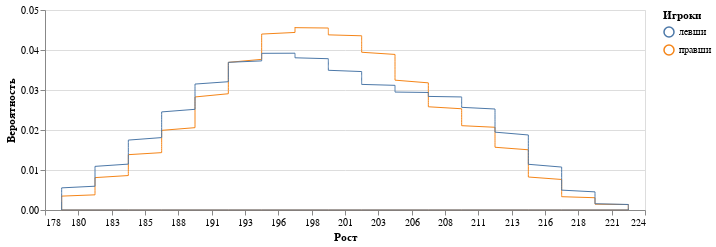

The notebook cell saved with this chart:
### Code cell
df_last_season = df.query("SEASON_ID == '2022-23'").copy()
color_labels = {'l': 'левши', 'r': 'правши'}
df_last_season['hand_text'] = df_last_season.hand.map(color_labels)
hist1 = alt.Chart(df_last_season).transform_density(
    'h',
    as_=['h', 'density'],
    groupby=['hand_text']
).mark_area(filled=False).encode(
    alt.X('h', bin=alt.Bin(step=2.54), title='Рост'),
    alt.Y('density:Q', stack=None, title='Вероятность'),
    alt.Color('hand_text', legend=alt.Legend(title='Игроки'))
).properties(
    width=600,
    height=200
)


hist1

### Figure 1 — Vega-Lite specification as saved in the notebook (floating-point values rounded to 4 significant figures; data arrays with more than 128 entries replaced by an {"elided": "..."} marker saying what was removed)
{"config": {"view": {"continuousWidth": 300, "continuousHeight": 300}}, "data": {"name": "data-b5a2c8d57b5946725acf557c895feed9"}, "mark": {"type": "area", "filled": false}, "encoding": {"color": {"field": "hand_text", "legend": {"title": "Игроки"}, "type": "nominal"}, "x": {"bin": {"step": 2.54}, "field": "h", "title": "Рост", "type": "quantitative"}, "y": {"field": "density", "stack": null, "title": "Вероятность", "type": "quantitative"}}, "height": 200, "transform": [{"density": "h", "groupby": ["hand_text"], "as": ["h", "density"]}], "width": 600, "$schema": "https://vega.github.io/schema/vega-lite/v5.8.0.json", "datasets": {"data-b5a2c8d57b5946725acf557c895feed9": {"elided": "604 records"}}}
